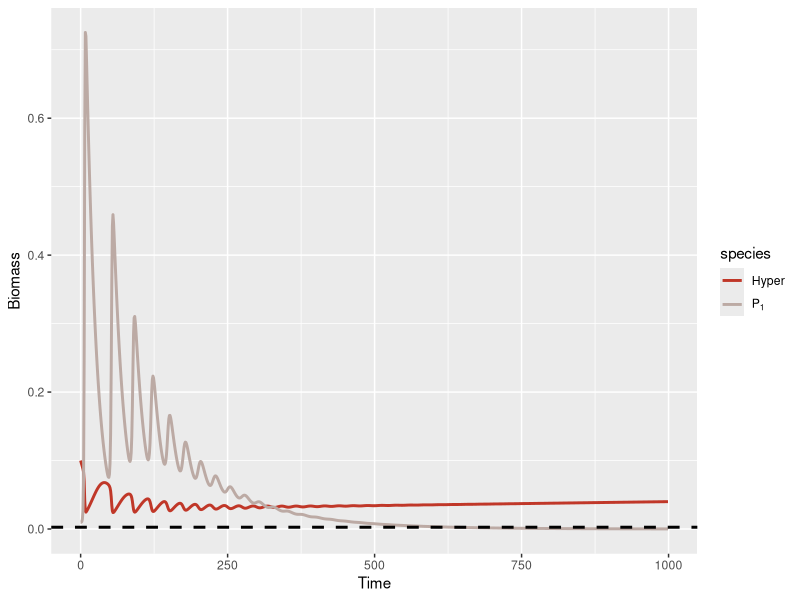

Here is the R script that generated this plot: (Note: this script raises an error after producing the figure.)
library(deSolve)
library(tidyverse)

### Build up Mechanism 2 ----
M2 <- function(times, state, parms) {
  with(as.list(c(state, parms)), {
    dH_dt = (h1 * o1 * P1H) + (h2 * o2 * P2H) - (c1 * b1 * P1 + c2 * b2 * P2) * H - (d * H)
    dP1H_dt = (b1 * P1 * H) + DL * (e1H * psi1 * a1 * P1H * S) - (o1 + m1) * P1H
    dP2H_dt = (b2 * P2 * H) + DL * (e2H * psi2 * a2 * P2H * S) - (o2 + m2) * P2H
    dP1_dt = (e1 * a1 * P1) * S - (b1 * P1) * H + (1 - DL) * (e1H * psi1 * a1 * P1H * S) - m1 * P1
    dP2_dt = (e2 * a2 * P2) * S - (b2 * P2) * H + (1 - DL) * (e2H * psi2 * a2 * P2H * S) - m2 * P2
    dS_dt = r * S * (1-S/K) - (a1 * P1 + a2 * P2 + psi1 * a1 * P1H + psi2 * a2 * P2H) * S 
    return(list(c(dH_dt, dP1H_dt, dP2H_dt, dP1_dt, dP2_dt, dS_dt)))
  })
}

### Model parameters ----

times <- seq(0, 50000, by = 0.1)
#state <- c(H = 1, P1H = 0, P2H = 0, P1 = 2, P2 = 2, S = 5)
state <- c(H = 0.1, P1H = 0, P2H = 0, P1 = 0.01, P2 = 0.01, S = 0.2)
#Change alpha and beta--
parms <- c(r = 1, K = 10,
           a1 = 0.35, a2 = 0.5, psi1 = 1, psi2 = 1, e1 = 0.5, e2 = 0.5,
           b1 = 0.2, b2 = 0.45, m1 = 0.05, m2 = 0.055, e1H = 0.5, e2H = 0.5,
           o1 = 0.8, o2 = 0.8, h1 = 1, h2 = 1, c1 = 0.9, c2 = 0.9, d = 0.03, DL = 0)

### Model application ----
pop_size = ode(func = M2, times = times, y = state, parms = parms)

tail(pop_size)

### Plot the result ----
## Plotting
pop_size %>%
  as.data.frame() %>%
  filter(time %% 1 == 0) %>%
  filter(time < 1000) %>%
  #View()
  pivot_longer(cols = c("P1","H"), #"H", "P1H", "P2H", "P1", "P2", "S" 
             names_to = "species", values_to = "biomass") %>%
  #filter(species == c("H","S")) %>%
  ggplot(mapping = aes(x = time, y = biomass, color = species)) +
  labs(x = "Time", y = "Biomass") +  #, title = expression(P[1]~"win") paste0("r =", parms["r"])) expression(α[1] == 0.35)
  geom_line(lwd = 1) +
  geom_hline(yintercept = 0.0026, color = "black", linetype = "dashed", size = 1) +
  scale_colour_manual(labels = c("H" = "Hyper", "P1" = expression(P[1]), "P1H" = expression(P[1/H]), "P2" = expression(P[2]), "P2H" = expression(P[2/H]), "S" = "Host"),
                      values = c("H" = "#C03728", "P1" = "#BCAAA4", "P1H" = "#82491E",
                                 "P2" = "#B0BEC5", "P2H" = "#546E7A", "S" = "#00AF66"))

## Plotting the per capita growth rate
pop_size %>%
  as.data.frame() %>%
  filter(time %% 1 == 0) %>%
  filter(time > 100) %>%
  #View()
  pivot_longer(cols = c("H","per_P1", "P1"), #"H", "P1H", "P2H", "P1", "P2", "S" 
               #"per_H", "per_P1H", "per_P2H", "per_P1", "per_P2", "per_S"
               names_to = "species", values_to = "rate") %>%
  #filter(species == c("H","S")) %>%
  ggplot(mapping = aes(x = time, y = rate, color = species)) +
  labs(x = "Time", y = "Rate", title = expression(m[1] < m[2])) +  #paste0("r =", parms["r"]))
  geom_line(lwd = 1) +
  scale_colour_manual(labels = c("per_H" = expression(r[H]), "per_P1H" = expression(r[P[1/H]]),
                                 "per_P2H" = expression(r[P[2/H]]) , "per_P1" = expression(r[P[1]]),
                                 "per_P2" = expression(r[P[2]]), "per_S" = expression(r[S])),
                      values = c('per_H' = "#C03728", 'per_P1H' = "#82491E", 
                                 'per_P2H' = "#546E7A", 'per_P1' = "#BCAAA4", 
                                 'per_P2' = "#B0BEC5", 'per_S' = "#00AF66"))

View(pop_size)
sd(pop_size[(nrow(pop_size)-round(length(times)*0.35)):nrow(pop_size),"S"]) > 1e-8

## Theme setting
A = 
  theme_bw()+
  theme(
    plot.title = element_text(hjust = 0.5, size = 20),
    axis.text.x = element_text(size = 15),
    axis.text.y = element_text(size = 15),
    axis.title.x = element_text(size = 20),
    axis.title.y = element_text(size = 20),
    legend.text = element_text(size = 10),
    legend.text.align = 0)
theme_set(A)
